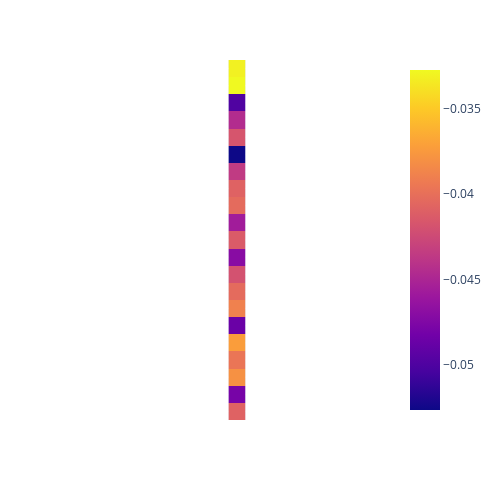

The cell this chart's notebook holds for it:
### Code cell
evaluate_data('./test_data/congress_description', './test_data/congress_label', '040', '001', '020', '001')

### Figure 1 — Plotly figure (JSON) as saved in the notebook; plotly's stock layout.template omitted (floating-point values rounded to 4 significant figures)
{"data": [{"coloraxis": "coloraxis", "hovertemplate": "x: %{x}<br>y: %{y}<br>color: %{z}<extra></extra>", "name": "0", "type": "heatmap", "x": ["congress"], "xaxis": "x", "y": ["The legislative branch of the United States government is a bicameral institution composed of two separate chambers. The first chamber, known as the \"House of Representatives,\" is comprised of elected officials who represent various geographic regions within the country. Each", "known as the \"House of Representatives,\" is comprised of elected officials who represent various geographic regions within the country. Each representative is chosen by the citizens of their respective districts through regular elections, with the number of representatives apportioned based", "representative is chosen by the citizens of their respective districts through regular elections, with the number of representatives apportioned based on the population of each district. This ensures that more populous areas have a greater number of representatives to adequately", "on the population of each district. This ensures that more populous areas have a greater number of representatives to adequately represent their constituents' interests.\nThe second chamber, known as the \"Senate,\" is distinct from the House of Representatives both in", "represent their constituents' interests.\nThe second chamber, known as the \"Senate,\" is distinct from the House of Representatives both in its composition and its responsibilities. The Senate consists of a fixed number of members, with each state sending two senators", "its composition and its responsibilities. The Senate consists of a fixed number of members, with each state sending two senators to serve in this body. Unlike representatives, senators are elected for six-year terms, providing a measure of continuity and stability", "to serve in this body. Unlike representatives, senators are elected for six-year terms, providing a measure of continuity and stability in the legislative process. This design reflects the Founding Fathers' intent to balance the interests of states with varying sizes", "in the legislative process. This design reflects the Founding Fathers' intent to balance the interests of states with varying sizes and populations.\nThe primary function of these two chambers is to craft and pass legislation, which involves a multi-step process.", "and populations.\nThe primary function of these two chambers is to craft and pass legislation, which involves a multi-step process. Bills, which can originate in either the House of Representatives or the Senate, undergo thorough examination and debate before becoming", "Bills, which can originate in either the House of Representatives or the Senate, undergo thorough examination and debate before becoming law. Both chambers must approve a bill before it can proceed to the President for final approval or veto.\nIn", "law. Both chambers must approve a bill before it can proceed to the President for final approval or veto.\nIn addition to their legislative duties, members of these chambers have distinct roles. Representatives are often seen as the voices of", "addition to their legislative duties, members of these chambers have distinct roles. Representatives are often seen as the voices of the people, directly representing their constituents' interests and concerns. Senators, on the other hand, play a unique role in representing", "the people, directly representing their constituents' interests and concerns. Senators, on the other hand, play a unique role in representing their states as a whole and providing a stabilizing influence in the legislative process.\nThe legislative branch also exercises oversight", "their states as a whole and providing a stabilizing influence in the legislative process.\nThe legislative branch also exercises oversight over the executive and judicial branches of the government. Committees and subcommittees in both chambers are responsible for conducting investigations,", "over the executive and judicial branches of the government. Committees and subcommittees in both chambers are responsible for conducting investigations, hearings, and reviews to ensure that the executive branch is operating within the boundaries of the law and that appointed", "hearings, and reviews to ensure that the executive branch is operating within the boundaries of the law and that appointed judges meet the qualifications necessary for their positions.\nFurthermore, the legislative branch has the power of the purse, meaning it", "judges meet the qualifications necessary for their positions.\nFurthermore, the legislative branch has the power of the purse, meaning it has the authority to allocate government funds through the budgetary process. This power is critical in shaping the nation's priorities", "has the authority to allocate government funds through the budgetary process. This power is critical in shaping the nation's priorities and implementing policies.\nUltimately, the legislative branch of the United States government is a fundamental pillar of the nation's democratic", "and implementing policies.\nUltimately, the legislative branch of the United States government is a fundamental pillar of the nation's democratic system. It serves as a forum for the representation of the people's interests, the creation of laws, and the checks", "system. It serves as a forum for the representation of the people's interests, the creation of laws, and the checks and balances necessary for a functioning democracy. Through its carefully designed structure and responsibilities, it plays a vital role in", "and balances necessary for a functioning democracy. Through its carefully designed structure and responsibilities, it plays a vital role in shaping the nation's laws and policies."], "yaxis": "y", "z": [[-0.03312], [-0.03273], [-0.04992], [-0.04451], [-0.04175], [-0.05263], [-0.0435], [-0.04085], [-0.04031], [-0.04565], [-0.04133], [-0.04707], [-0.04195], [-0.04028], [-0.0389], [-0.04861], [-0.03726], [-0.03964], [-0.03797], [-0.04792], [-0.04088]]}], "layout": {"coloraxis": {"colorscale": [[0, "#0d0887"], [0.1111, "#46039f"], [0.2222, "#7201a8"], [0.3333, "#9c179e"], [0.4444, "#bd3786"], [0.5556, "#d8576b"], [0.6667, "#ed7953"], [0.7778, "#fb9f3a"], [0.8889, "#fdca26"], [1, "#f0f921"]]}, "height": 500, "margin": {"t": 60}, "width": 500, "xaxis": {"anchor": "y", "constrain": "domain", "domain": [0, 1], "scaleanchor": "y", "showticklabels": false}, "yaxis": {"anchor": "x", "autorange": "reversed", "constrain": "domain", "domain": [0, 1], "showticklabels": false}}}
